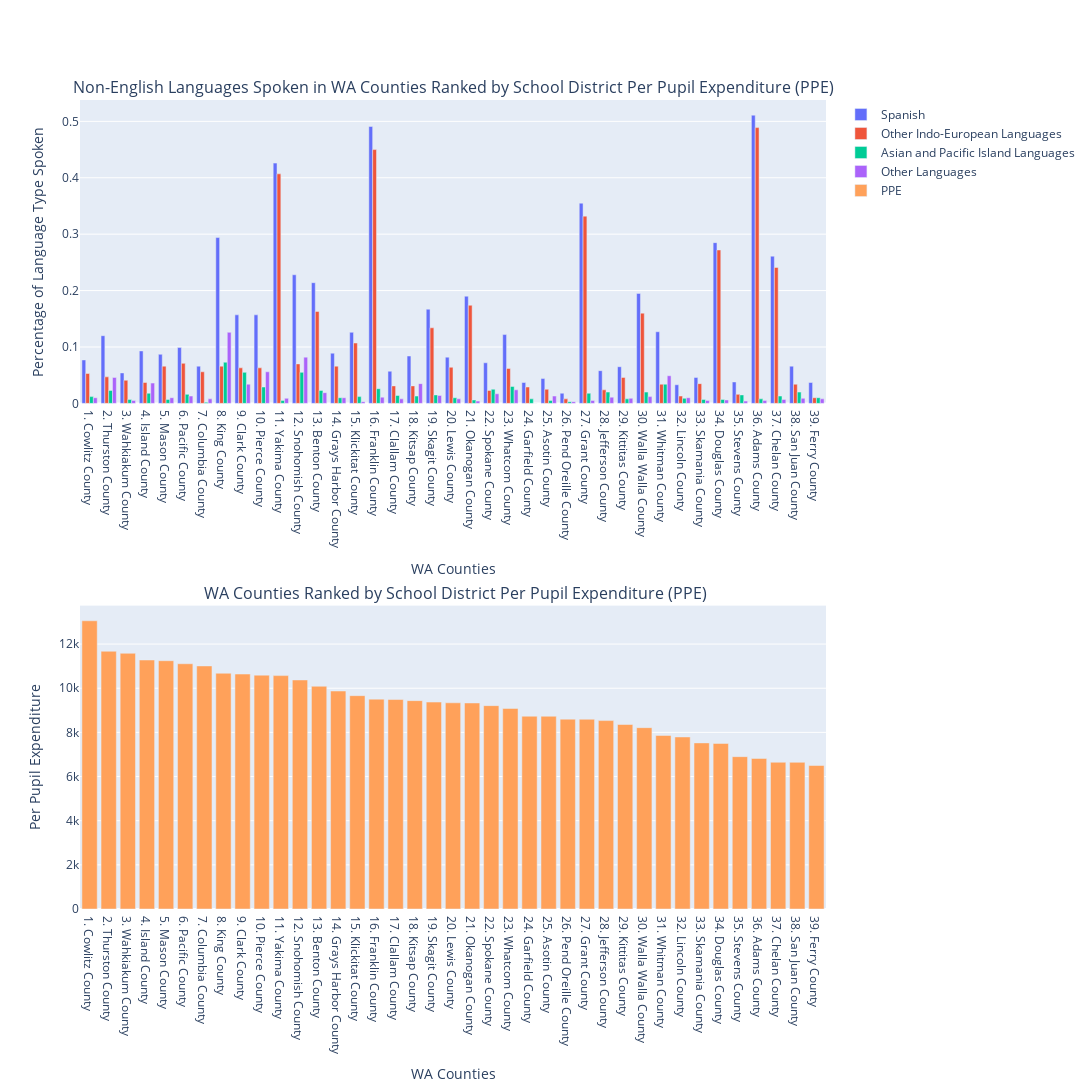

Notebook code for this chart:
### Code cell
ppe_languages = ppe_languages.sort_values(by='ppe', ascending=False)
all_lang_colors = ['#636EFA', '#EF553B', "#00CC96", "#AB63FA", "#FFA15A"]
all_counties = []
for i in range(len(ppe_languages.index)):
    all_counties.append(str(i + 1) + ". " + ppe_languages.index[i])
all_lang_types = ppe_languages.iloc[:, 2:].columns
all_lang_labels = ['Spanish', 'Other Indo-European Languages', 'Asian and Pacific Island Languages', 'Other Languages']
fig = make_subplots(2, 1, subplot_titles=('Non-English Languages Spoken in WA Counties Ranked by School District Per Pupil Expenditure (PPE)',  
                                          ' WA Counties Ranked by School District Per Pupil Expenditure (PPE)'))

for i in range(len(all_lang_labels)):
    fig.add_trace(go.Bar(x=all_counties,
                    y=ppe_languages[all_lang_types[i]],
                    name=all_lang_labels[i],
                    marker_color=all_lang_colors[i]
                    ), row = 1, col = 1)
fig.add_trace(go.Bar(x=all_counties,
                y=ppe_languages['ppe'],
                name='PPE',
                marker_color=all_lang_colors[4]
                ), row = 2, col = 1)
fig.update_layout(autosize=False, width=1300, height=1400)
fig['layout']['xaxis']['title']='WA Counties'
fig['layout']['xaxis2']['title']='WA Counties'
fig['layout']['yaxis']['title']='Percentage of Language Type Spoken'
fig['layout']['yaxis2']['title']='Per Pupil Expenditure'

fig.show()

# Testing for all counties included and are sorted by the PPE
ppe_languages_sorted = ppe_languages.sort_values(by='ppe', ascending=False).index
for i in range(len(fig.to_dict()['data'])):
    all_labels = fig.to_dict()['data'][i]['x']
    for label, idx in zip(all_labels, ppe_languages_sorted):
        assert(label.split(' ', 1)[1] == idx), "Data does not match expected"

### Figure 1 — Plotly figure (JSON) as saved in the notebook; plotly's stock layout.template omitted (floating-point values rounded to 4 significant figures)
{"data": [{"marker": {"color": "#636EFA"}, "name": "Spanish", "type": "bar", "x": ["1. Cowlitz County", "2. Thurston County", "3. Wahkiakum County", "4. Island County", "5. Mason County", "6. Pacific County", "7. Columbia County", "8. King County", "9. Clark County", "10. Pierce County", "11. Yakima County", "12. Snohomish County", "13. Benton County", "14. Grays Harbor County", "15. Klickitat County", "16. Franklin County", "17. Clallam County", "18. Kitsap County", "19. Skagit County", "20. Lewis County", "21. Okanogan County", "22. Spokane County", "23. Whatcom County", "24. Garfield County", "25. Asotin County", "26. Pend Oreille County", "27. Grant County", "28. Jefferson County", "29. Kittitas County", "30. Walla Walla County", "31. Whitman County", "32. Lincoln County", "33. Skamania County", "34. Douglas County", "35. Stevens County", "36. Adams County", "37. Chelan County", "38. San Juan County", "39. Ferry County"], "xaxis": "x", "y": [0.077, 0.12, 0.054, 0.093, 0.087, 0.099, 0.066, 0.294, 0.157, 0.157, 0.426, 0.228, 0.214, 0.089, 0.126, 0.491, 0.057, 0.084, 0.167, 0.082, 0.19, 0.072, 0.122, 0.037, 0.044, 0.018, 0.355, 0.058, 0.065, 0.195, 0.127, 0.033, 0.046, 0.285, 0.038, 0.511, 0.261, 0.066, 0.037], "yaxis": "y"}, {"marker": {"color": "#EF553B"}, "name": "Other Indo-European Languages", "type": "bar", "x": ["1. Cowlitz County", "2. Thurston County", "3. Wahkiakum County", "4. Island County", "5. Mason County", "6. Pacific County", "7. Columbia County", "8. King County", "9. Clark County", "10. Pierce County", "11. Yakima County", "12. Snohomish County", "13. Benton County", "14. Grays Harbor County", "15. Klickitat County", "16. Franklin County", "17. Clallam County", "18. Kitsap County", "19. Skagit County", "20. Lewis County", "21. Okanogan County", "22. Spokane County", "23. Whatcom County", "24. Garfield County", "25. Asotin County", "26. Pend Oreille County", "27. Grant County", "28. Jefferson County", "29. Kittitas County", "30. Walla Walla County", "31. Whitman County", "32. Lincoln County", "33. Skamania County", "34. Douglas County", "35. Stevens County", "36. Adams County", "37. Chelan County", "38. San Juan County", "39. Ferry County"], "xaxis": "x", "y": [0.053, 0.047, 0.041, 0.037, 0.066, 0.071, 0.056, 0.066, 0.063, 0.063, 0.407, 0.07, 0.163, 0.066, 0.107, 0.45, 0.031, 0.031, 0.134, 0.064, 0.174, 0.023, 0.062, 0.029, 0.025, 0.008, 0.332, 0.024, 0.046, 0.16, 0.034, 0.013, 0.035, 0.272, 0.016, 0.489, 0.241, 0.034, 0.01], "yaxis": "y"}, {"marker": {"color": "#00CC96"}, "name": "Asian and Pacific Island Languages", "type": "bar", "x": ["1. Cowlitz County", "2. Thurston County", "3. Wahkiakum County", "4. Island County", "5. Mason County", "6. Pacific County", "7. Columbia County", "8. King County", "9. Clark County", "10. Pierce County", "11. Yakima County", "12. Snohomish County", "13. Benton County", "14. Grays Harbor County", "15. Klickitat County", "16. Franklin County", "17. Clallam County", "18. Kitsap County", "19. Skagit County", "20. Lewis County", "21. Okanogan County", "22. Spokane County", "23. Whatcom County", "24. Garfield County", "25. Asotin County", "26. Pend Oreille County", "27. Grant County", "28. Jefferson County", "29. Kittitas County", "30. Walla Walla County", "31. Whitman County", "32. Lincoln County", "33. Skamania County", "34. Douglas County", "35. Stevens County", "36. Adams County", "37. Chelan County", "38. San Juan County", "39. Ferry County"], "xaxis": "x", "y": [0.012, 0.023, 0.007, 0.018, 0.007, 0.016, 0.002, 0.073, 0.055, 0.029, 0.005, 0.055, 0.023, 0.01, 0.012, 0.026, 0.014, 0.013, 0.015, 0.01, 0.006, 0.025, 0.03, 0.008, 0.005, 0.003, 0.018, 0.02, 0.008, 0.02, 0.034, 0.009, 0.007, 0.007, 0.015, 0.008, 0.013, 0.02, 0.01], "yaxis": "y"}, {"marker": {"color": "#AB63FA"}, "name": "Other Languages", "type": "bar", "x": ["1. Cowlitz County", "2. Thurston County", "3. Wahkiakum County", "4. Island County", "5. Mason County", "6. Pacific County", "7. Columbia County", "8. King County", "9. Clark County", "10. Pierce County", "11. Yakima County", "12. Snohomish County", "13. Benton County", "14. Grays Harbor County", "15. Klickitat County", "16. Franklin County", "17. Clallam County", "18. Kitsap County", "19. Skagit County", "20. Lewis County", "21. Okanogan County", "22. Spokane County", "23. Whatcom County", "24. Garfield County", "25. Asotin County", "26. Pend Oreille County", "27. Grant County", "28. Jefferson County", "29. Kittitas County", "30. Walla Walla County", "31. Whitman County", "32. Lincoln County", "33. Skamania County", "34. Douglas County", "35. Stevens County", "36. Adams County", "37. Chelan County", "38. San Juan County", "39. Ferry County"], "xaxis": "x", "y": [0.01, 0.046, 0.005, 0.036, 0.01, 0.013, 0.008, 0.126, 0.034, 0.056, 0.009, 0.082, 0.019, 0.01, 0.003, 0.011, 0.008, 0.035, 0.014, 0.008, 0.004, 0.017, 0.024, 0, 0.013, 0.003, 0.005, 0.011, 0.009, 0.012, 0.049, 0.01, 0.005, 0.006, 0.004, 0.005, 0.007, 0.009, 0.008], "yaxis": "y"}, {"marker": {"color": "#FFA15A"}, "name": "PPE", "type": "bar", "x": ["1. Cowlitz County", "2. Thurston County", "3. Wahkiakum County", "4. Island County", "5. Mason County", "6. Pacific County", "7. Columbia County", "8. King County", "9. Clark County", "10. Pierce County", "11. Yakima County", "12. Snohomish County", "13. Benton County", "14. Grays Harbor County", "15. Klickitat County", "16. Franklin County", "17. Clallam County", "18. Kitsap County", "19. Skagit County", "20. Lewis County", "21. Okanogan County", "22. Spokane County", "23. Whatcom County", "24. Garfield County", "25. Asotin County", "26. Pend Oreille County", "27. Grant County", "28. Jefferson County", "29. Kittitas County", "30. Walla Walla County", "31. Whitman County", "32. Lincoln County", "33. Skamania County", "34. Douglas County", "35. Stevens County", "36. Adams County", "37. Chelan County", "38. San Juan County", "39. Ferry County"], "xaxis": "x2", "y": [13050.0, 11670.0, 11580.0, 11280.0, 11250.0, 11110.0, 11010.0, 10680.0, 10640.0, 10590.0, 10570.0, 10370.0, 10090.0, 9873.0, 9662.0, 9506.0, 9487.0, 9438.0, 9372.0, 9339.0, 9331.0, 9211.0, 9085.0, 8732.0, 8731.0, 8599.0, 8593.0, 8534.0, 8356.0, 8214.0, 7858.0, 7792.0, 7523.0, 7499.0, 6900.0, 6820.0, 6646.0, 6643.0, 6499.0], "yaxis": "y2"}], "layout": {"annotations": [{"font": {"size": 16}, "showarrow": false, "text": "Non-English Languages Spoken in WA Counties Ranked by School District Per Pupil Expenditure (PPE)", "x": 0.5, "xanchor": "center", "xref": "paper", "y": 1, "yanchor": "bottom", "yref": "paper"}, {"font": {"size": 16}, "showarrow": false, "text": " WA Counties Ranked by School District Per Pupil Expenditure (PPE)", "x": 0.5, "xanchor": "center", "xref": "paper", "y": 0.375, "yanchor": "bottom", "yref": "paper"}], "autosize": false, "height": 1400, "width": 1300, "xaxis": {"anchor": "y", "domain": [0, 1], "title": {"text": "WA Counties"}}, "xaxis2": {"anchor": "y2", "domain": [0, 1], "title": {"text": "WA Counties"}}, "yaxis": {"anchor": "x", "domain": [0.625, 1], "title": {"text": "Percentage of Language Type Spoken"}}, "yaxis2": {"anchor": "x2", "domain": [0, 0.375], "title": {"text": "Per Pupil Expenditure"}}}}
